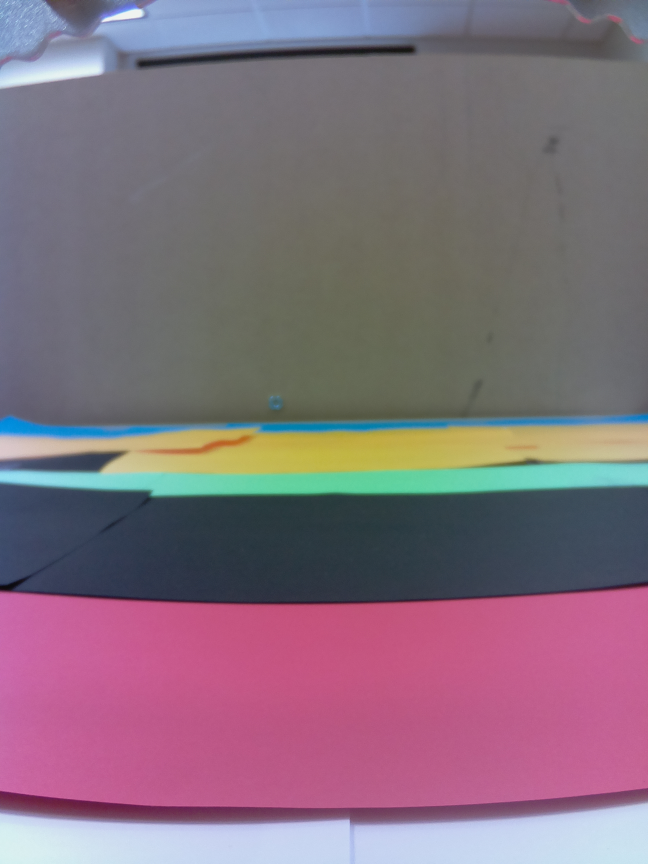
#> input picture Pi/calibrate.jpg, 1944 x 2592 px (shown at 1/3 size)
$ python calibrate.py
#> lines starting #> are read from the running program, lines starting #| are printed output that depends on the picture; after the words box and inside, x2 and y2 are one past the last pixel; in counts of white or black regions, pixels touching at a corner belong together
### Pi/utils.py
#Utils library for functions used brain.py
import cv2, time
from detect import detector
from brain import ACTION_SPACE

#encodes a character into a byte
#core = instance of the state
#dev_id = device we are sending data to (0, 1, 2...)
#data = a string we want to send
# [39 lines left out: functions send_data, receive_data, send_act, take_image, not called in this run]

def save_image(filename, img):
  cv2.imwrite(filename, img)

def load_image(filename, mode='color'):

#> called with filename = 'calibrate.jpg', mode = 'color'
  mode = ['gray','color'].index(mode)
  return cv2.imread(filename, mode)
#> returned value is the input picture: shape (2592, 1944, 3); mean B, G, R 124.6, 110.9, 131

# [48 lines left out: functions downscale, movement, collect_images, not called in this run]

### Pi/calibrate.py
import cv2
import json
import numpy as np
from utils import take_image, load_image

def squeeze(color):
  '''squeezes an arr into hsv color space'''
  h, s, v = color

  for i, value in enumerate([h,s,v]):
    if i == 0: #hue value
      hue = value%180
      if hue < 0:
        hue = 180-hue

      value = hue
    else:
      value = value%256

    color[i] = value

def lower_upper(color, h_thresh=10, min_s=50, min_v=50, max_s=255, max_v=255):
  '''
    Takes in hsv color and returns ranges around the color
  '''
  lower, upper = color.copy(), color.copy()
  lower[0] -= h_thresh #h
  lower[1] = min(lower[1], min_s) #s
  lower[2] = min(lower[2], min_v) #v
  upper[0] += h_thresh
  upper[1] = max_s
  upper[2] = max_v
  squeeze(lower), squeeze(upper)

  if lower[0] > upper[0]: #if hue is centered around 180, returns list now
    lower = [lower, np.array([0, min_s, min_v])]
    upper = [np.array([179,max_s,max_v]), upper]

  return lower, upper

def get_thresh(string):
  '''
    Takes string of a color name and returns lower and upper thresholds
  '''
  string = string.lower()
  assert string in ['red','black','green']

  color_dict = {
    'red':    np.array([0,   150, 100]),
    'pink':   np.array([0,   125, 230]),  #does not work
    'yellow': np.array([35,  150, 100]),  #does not work
    'purple': np.array([150, 150, 100]),  #does not work
    'blue':   np.array([120, 150, 100]),  #does not work
    'green':  np.array([60,  150, 100]),
  }

  if string in ['pink']:
    color = color_dict[string]
    lower, upper = lower_upper(color, 10, 15, 230, 125, 255)
  elif string in ['black', 'white']:
    if string == 'black':
      lower, upper = np.array([0,0,0]), np.array([179,255,100])
    else:
      lower, upper = np.array([0,140,235]), np.array([179,140,255]) #does not work
  else:
    color = color_dict[string]
    lower, upper = lower_upper(color, h_thresh=20, min_s=10)

  return lower, upper

def get_mask(hsv, string):
  '''
    Returns mask of img that contains color `string`

    hsv: hsv image
    string: color to threshold ('pink', 'blue'...)
  '''
  color = string.lower()
  lower, upper = get_thresh(color)
  # print(color, lower, upper)

  if isinstance(lower, list):
    mask = cv2.inRange(hsv, lower[0], upper[0])
    mask2 = cv2.inRange(hsv, lower[1], upper[1])

    mask = cv2.bitwise_or(mask, mask2)
  else:
    mask = cv2.inRange(hsv, lower, upper)

  return mask

def calibrate_distance(colors, img=None, scale=1, display=False):
  '''
    Finds pixels that correspond to key distances.
    if img is not provided, then function takes a picture from camera.

    Expects BGR image.
    Colors: list of color strings expect from bottom to top of image
  '''
#> called with scale = 0.1, display = True
  if img is None:
    img = take_image()

  img = cv2.resize(img, None, fx=scale, fy=scale, interpolation=cv2.INTER_AREA)
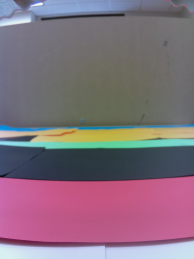
#> img: shape (259, 194, 3); mean of channels 0, 1, 2 124.5, 110.8, 130.9; drawn as B, G, R

  original = img

  top_pixels = []
  if img is not None:
    hsv = cv2.cvtColor(img, cv2.COLOR_BGR2HSV)
#> hsv: shape (259, 194, 3); mean H, S, V 108.5, 69.3, 144.2

    for color in colors:
      img = original.copy()
      mask = get_mask(hsv, color)

      #find area of color
      # mask = cv2.morphologyEx(mask, cv2.MORPH_CLOSE, np.ones((5,5), np.uint8), iterations=3)
      contours, hierarchy = cv2.findContours(mask.copy(),cv2.RETR_TREE,cv2.CHAIN_APPROX_SIMPLE)
      cntsSorted = sorted(contours, key=lambda x: cv2.contourArea(x), reverse=True)

      #get bounding box of largest area
      try:
        largest_contour = cntsSorted[0]
        x,y,w,h = cv2.boundingRect(largest_contour) #get bounding box
        img = cv2.rectangle(img,(x,y),(x+w,y+h),(0,255,0),2)
        print(len(cntsSorted), 'Color:', color, 'Top Pixel:', y)

        top_pixels.append(y)
      except IndexError as e:
        print('Error occured detecting', color, e)
        top_pixels.append(-1)


      if display:
        cv2.imshow("Image", img)
        cv2.imshow(color, mask)
        cv2.waitKey(0)
        cv2.destroyAllWindows()
#> this loop made 3 passes
#> (x, y, w, h) on passes 1 to 3: (0, 175, 194, 71), (0, 146, 194, 35), (53, 139, 106, 10)
#| 105 Color: red Top Pixel: 175
#| 14 Color: black Top Pixel: 146
#| 39 Color: green Top Pixel: 139
#> pass 1, in get_mask, `mask = cv2.inRange(hsv, lower[0], upper[0])`:
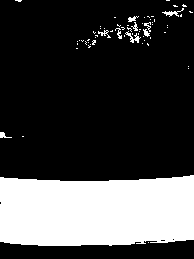
#> mask: shape (259, 194); 26% white; 64 white regions (54 under 20 px), largest, box (x1, y1, x2, y2) and area: (0, 175, 194, 246) 12565, (125, 31, 141, 43) 65, (162, 8, 184, 17) 61
#> pass 1, in get_mask, `mask2 = cv2.inRange(hsv, lower[1], upper[1])`:
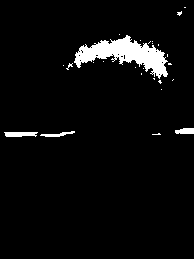
#> mask2: shape (259, 194); 4.4% white; 26 white regions (22 under 20 px), largest, box (x1, y1, x2, y2) and area: (74, 35, 168, 79) 1789, (4, 132, 38, 137) 145, (175, 128, 194, 134) 99, (40, 131, 75, 137) 94
#> pass 1, in get_mask, `mask = cv2.bitwise_or(mask, mask2)`:
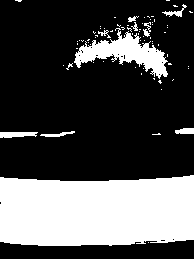
#> mask: shape (259, 194); 30.4% white; 74 white regions (63 under 20 px), largest, box (x1, y1, x2, y2) and area: (0, 175, 194, 246) 12565, (74, 28, 168, 79) 1921, (0, 132, 38, 138) 183
#> pass 1, in calibrate_distance, `img = cv2.rectangle(img,(x,y),(x+w,y+h),(0,255,0),2)`:
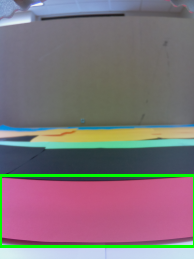
#> img: shape (259, 194, 3); mean of channels 0, 1, 2 120.8, 114.8, 127.6; drawn as B, G, R
#> after the loop, top_pixels = [175, 146, 139]

  return top_pixels


img = load_image('calibrate.jpg')
pixels = calibrate_distance(['red', 'black', 'green',], img, scale=.1, display=True)
#> pixels = [175, 146, 139]
print(pixels)
#| [175, 146, 139]
if -1 not in pixels: #all colors found
  obj = {
    'claw':     pixels[0],
    'flippers': pixels[1],
    'view':     pixels[2]
  }
#> obj = {'claw': 175, 'flippers': 146, 'view': 139}

  with open('calibrate.json', 'w') as f:
    json.dump(obj, f)

$ run again, on Pi/hsv.jpg
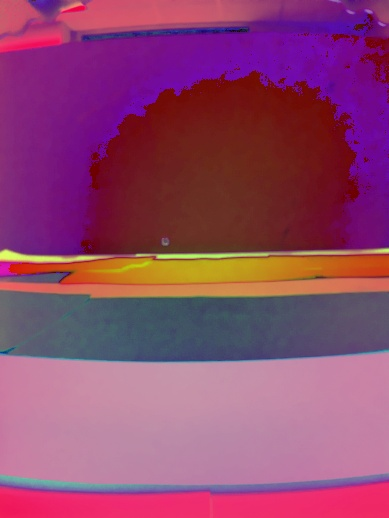
#> input picture Pi/hsv.jpg, 389 x 518 px, given in place of the camera
#> in take_image, img is the input picture: shape (518, 389, 3); mean B, G, R 108.4, 69.5, 144.2
#> hsv: shape (52, 22, 3); mean H, S, V 89.6, 78.1, 120.1
#> the loop in calibrate_distance, `for color in colors:` made 3 passes
#> (largest_contour, x, y, w, h) on passes 2 to 3: ([[0, 45], [0, 51], [21, 51], [21, 45]], 0, 45, 22, 7), ([[6, 19], [6, 30]], 6, 19, 1, 12)
#> (printed output is left out)
#> pass 1, in get_mask, `mask = cv2.bitwise_or(mask, mask2)`:
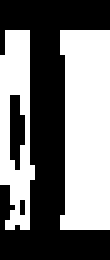
#> mask: shape (52, 22) (shown 5 times larger); 48.2% white; 2 white regions, box (x1, y1, x2, y2) and area: (12, 6, 22, 46) 368, (0, 6, 7, 46) 183
#> pass 1, in calibrate_distance, `img = cv2.rectangle(img,(x,y),(x+w,y+h),(0,255,0),2)`:
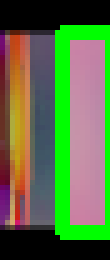
#> img: shape (52, 22, 3) (shown 5 times larger); mean of channels 0, 1, 2 67.6, 112, 91.4; drawn as B, G, R
#> after the loop in calibrate_distance, `for color in colors:`: top_pixels = [6, 45, 19]
#| [6, 45, 19]
#> obj = {'claw': 6, 'flippers': 45, 'view': 19}
